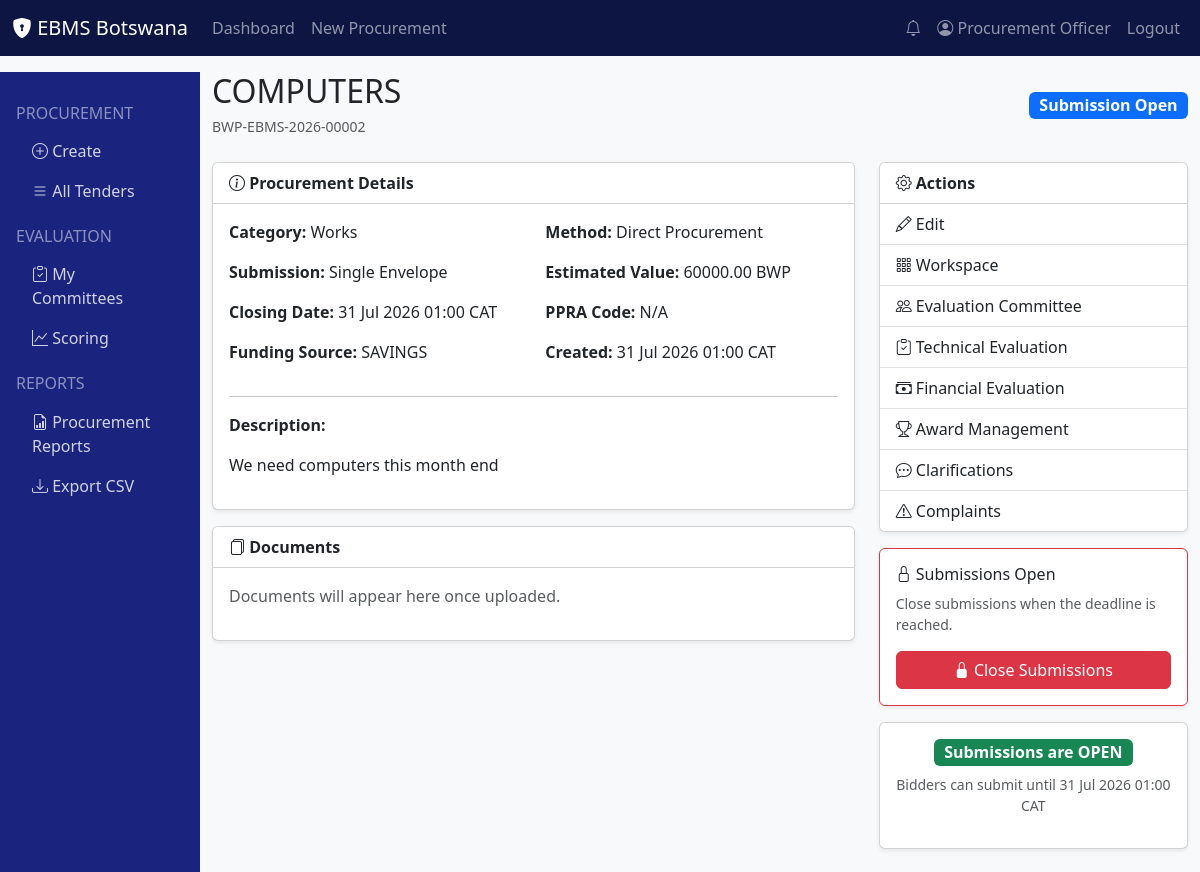
Screenshot of /procurement/2 (signed in) with the database file from the repository.
### models/user.py (models this page shows, shortened)
class User(UserMixin, db.Model):
    __tablename__ = 'users'
    id = db.Column(db.Integer, primary_key=True)
    username = db.Column(db.String(80), unique=True, nullable=False, index=True)
    email = db.Column(db.String(120), unique=True, nullable=False, index=True)
    password_hash = db.Column(db.String(256), nullable=False)
    first_name = db.Column(db.String(100), nullable=False)
    last_name = db.Column(db.String(100), nullable=False)
    phone = db.Column(db.String(20))
    department = db.Column(db.String(100))
    is_active = db.Column(db.Boolean, default=True)
    is_verified = db.Column(db.Boolean, default=False)
    mfa_enabled = db.Column(db.Boolean, default=False)
    mfa_secret = db.Column(db.String(100))
    last_login = db.Column(db.DateTime)
    last_ip = db.Column(db.String(45))
    failed_logins = db.Column(db.Integer, default=0)
    locked_until = db.Column(db.DateTime)
    created_at = db.Column(db.DateTime, default=lambda: datetime.now(pytz.timezone('Africa/Gaborone')))
    updated_at = db.Column(db.DateTime, default=lambda: datetime.now(pytz.timezone('Africa/Gaborone')),
                          onupdate=lambda: datetime.now(pytz.timezone('Africa/Gaborone')))
    role_id = db.Column(db.Integer, db.ForeignKey('roles.id'))
    role = db.relationship('Role', back_populates='users')
    procurements = db.relationship('Procurement', foreign_keys='Procurement.created_by',
                                   back_populates='created_by_user', lazy='dynamic')
    committee_memberships = db.relationship('CommitteeMember', back_populates='user', lazy='dynamic')
    audit_logs = db.relationship('AuditLog', back_populates='user', lazy='dynamic')
    notifications = db.relationship('Notification', back_populates='user', lazy='dynamic')
    def get_full_name(self):
        return f"{self.first_name} {self.last_name}"
    def has_role(self, role_name):
        return self.role and self.role.name == role_name

### models/procurement.py (models this page shows, shortened)
class Procurement(db.Model):
    __tablename__ = 'procurements'
    id = db.Column(db.Integer, primary_key=True)
    tender_number = db.Column(db.String(100), unique=True, nullable=False, index=True)
    title = db.Column(db.String(500), nullable=False)
    description = db.Column(db.Text)
    category = db.Column(db.String(50), nullable=False)
    procurement_method = db.Column(db.String(100), nullable=False)
    submission_method = db.Column(db.String(50), default='single_envelope')
    evaluation_method = db.Column(db.String(100))
    estimated_value = db.Column(db.Numeric(15, 2))
    currency = db.Column(db.String(3), default='BWP')
    funding_source = db.Column(db.String(200))
    budget_confirmed = db.Column(db.Boolean, default=False)
    ppra_code = db.Column(db.String(50))
    ppra_sub_code = db.Column(db.String(50))
    ppra_grade = db.Column(db.String(20))
    status = db.Column(db.String(50), default='draft', index=True)
    publication_date = db.Column(db.DateTime)
    closing_date = db.Column(db.DateTime, index=True)
    opening_date = db.Column(db.DateTime)
    cooling_off_end = db.Column(db.DateTime)
    validity_days = db.Column(db.Integer, default=90)
    has_lots = db.Column(db.Boolean, default=False)
    lot_count = db.Column(db.Integer, default=1)
    reservation_scheme = db.Column(db.String(100))
    preference_percentage = db.Column(db.Numeric(5, 2))
    citizen_participation_required = db.Column(db.Boolean, default=False)
    approved_by = db.Column(db.Integer, db.ForeignKey('users.id'))
    approved_at = db.Column(db.DateTime)
    approval_notes = db.Column(db.Text)
    created_by = db.Column(db.Integer, db.ForeignKey('users.id'), nullable=False)
    created_at = db.Column(db.DateTime, default=lambda: datetime.now(pytz.timezone('Africa/Gaborone')))
    updated_at = db.Column(db.DateTime, default=lambda: datetime.now(pytz.timezone('Africa/Gaborone')),
                          onupdate=lambda: datetime.now(pytz.timezone('Africa/Gaborone')))
    created_by_user = db.relationship('User', foreign_keys=[created_by], back_populates='procurements')
    approver = db.relationship('User', foreign_keys=[approved_by])
    documents = db.relationship('ProcurementDocument', back_populates='procurement', lazy='dynamic', cascade='all, delete-orphan')
    workspace = db.relationship('Workspace', back_populates='procurement', uselist=False, cascade='all, delete-orphan')
    bidders = db.relationship('Bidder', back_populates='procurement', lazy='dynamic')
    bid_submissions = db.relationship('BidSubmission', back_populates='procurement', lazy='dynamic')
    bid_openings = db.relationship('BidOpening', back_populates='procurement', lazy='dynamic')
    committees = db.relationship('EvaluationCommittee', back_populates='procurement', lazy='dynamic')
    technical_evaluations = db.relationship('TechnicalEvaluation', back_populates='procurement', lazy='dynamic')
    financial_evaluations = db.relationship('FinancialEvaluation', back_populates='procurement', lazy='dynamic')
    clarifications = db.relationship('Clarification', back_populates='procurement', lazy='dynamic')
    awards = db.relationship('Award', back_populates='procurement', lazy='dynamic')
    complaints = db.relationship('Complaint', back_populates='procurement', lazy='dynamic')
    audit_logs = db.relationship('AuditLog', back_populates='procurement', lazy='dynamic')
    notifications = db.relationship('Notification', back_populates='procurement', lazy='dynamic')

### routes/procurement.py (the view)
@bp.route('/<int:id>')
@login_required
def details(id):
    procurement = Procurement.query.get_or_404(id)
    if current_user.has_role('Bidder') and procurement.status in ['draft', 'internal_review', 'approved_for_publication']:
        abort(403)
    return render_template('procurement/details.html', procurement=procurement)

### app.py (called while the page is built)
@login_manager.user_loader
def load_user(user_id):
    from models.user import User
    return User.query.get(int(user_id))

### utils/date_validator.py (called while the page is built)
def format_botswana_time(value):
    if value is None:
        return ''
    if isinstance(value, str):
        try:
            value = datetime.fromisoformat(value)
        except:
            return value
    return value.strftime('%d %b %Y %H:%M') + ' CAT'

### templates/procurement/details.html (shortened to what this page needs)
{% extends "base.html" %}
{% block content %}
<div class="d-flex justify-content-between align-items-center mb-4">
    <div>
        <h2 class="mb-1">{{ procurement.title }}</h2>
        <small class="text-muted">{{ procurement.tender_number }}</small>
    </div>
    <span class="badge bg-{% if procurement.status == 'published' %}success{% elif procurement.status == 'draft' %}secondary{% else %}primary{% endif %} fs-6">
        {{ procurement.status.replace('_', ' ').title() }}
    </span>
</div>
<div class="row">
    <div class="col-lg-8">
        <div class="card shadow-sm mb-3">
            <div class="card-header bg-white fw-bold"><i class="bi bi-info-circle"></i> Procurement Details</div>
            <div class="card-body">
                <div class="row">
                    <div class="col-md-6"><p><strong>Category:</strong> {{ procurement.category.title() }}</p></div>
                    <div class="col-md-6"><p><strong>Method:</strong> {{ procurement.procurement_method }}</p></div>
                    <div class="col-md-6"><p><strong>Submission:</strong> {{ procurement.submission_method.replace('_', ' ').title() }}</p></div>
                    <div class="col-md-6"><p><strong>Estimated Value:</strong> {{ procurement.estimated_value or 'N/A' }} {{ procurement.currency }}</p></div>
                    <div class="col-md-6"><p><strong>Closing Date:</strong> {{ procurement.closing_date | botswana_time }}</p></div>
                    <div class="col-md-6"><p><strong>PPRA Code:</strong> {{ procurement.ppra_code or 'N/A' }}</p></div>
                    <div class="col-md-6"><p><strong>Funding Source:</strong> {{ procurement.funding_source or 'N/A' }}</p></div>
                    <div class="col-md-6"><p><strong>Created:</strong> {{ procurement.created_at | botswana_time }}</p></div>
                </div>
                <hr>
                <p><strong>Description:</strong></p>
                <p>{{ procurement.description or 'No description provided.' }}</p>
            </div>
        </div>
        <div class="card shadow-sm mb-3">
            <div class="card-header bg-white fw-bold"><i class="bi bi-files"></i> Documents</div>
            <div class="card-body">
                <p class="text-muted">Documents will appear here once uploaded.</p>
            </div>
        </div>
    </div>
    <div class="col-lg-4">
        <div class="card shadow-sm mb-3">
            <div class="card-header bg-white fw-bold"><i class="bi bi-gear"></i> Actions</div>
            <div class="list-group list-group-flush">
                {% if not current_user.has_role('Bidder') %}
                <a href="{{ url_for('procurement.edit', id=procurement.id) }}" class="list-group-item list-group-item-action"><i class="bi bi-pencil"></i> Edit</a>
                {% endif %}
                <a href="{{ url_for('procurement.workspace', id=procurement.id) }}" class="list-group-item list-group-item-action"><i class="bi bi-grid-3x3-gap"></i> Workspace</a>
                {% if not current_user.has_role('Bidder') %}
                <a href="{{ url_for('committee.view', procurement_id=procurement.id) }}" class="list-group-item list-group-item-action"><i class="bi bi-people"></i> Evaluation Committee</a>
                <a href="{{ url_for('evaluation.technical', procurement_id=procurement.id) }}" class="list-group-item list-group-item-action"><i class="bi bi-clipboard-check"></i> Technical Evaluation</a>
                <a href="{{ url_for('evaluation.financial', procurement_id=procurement.id) }}" class="list-group-item list-group-item-action"><i class="bi bi-cash-stack"></i> Financial Evaluation</a>
                <a href="{{ url_for('award.index', procurement_id=procurement.id) }}" class="list-group-item list-group-item-action"><i class="bi bi-trophy"></i> Award Management</a>
                {% endif %}
                <a href="{{ url_for('clarification.index', procurement_id=procurement.id) }}" class="list-group-item list-group-item-action"><i class="bi bi-chat-dots"></i> Clarifications</a>
                <a href="{{ url_for('complaints.index', procurement_id=procurement.id) }}" class="list-group-item list-group-item-action"><i class="bi bi-exclamation-triangle"></i> Complaints</a>
            </div>
        </div>
        {% if not current_user.has_role('Bidder') %}
        {% if procurement.status == 'submission_open' %}
        <div class="card shadow-sm mb-3 border-danger">
            <div class="card-body">
                <h6 class="card-title"><i class="bi bi-lock"></i> Submissions Open</h6>
                <p class="small text-muted">Close submissions when the deadline is reached.</p>
                <form method="POST" action="{{ url_for('procurement.close_submission', id=procurement.id) }}">
                    <button type="submit" class="btn btn-danger w-100"><i class="bi bi-lock-fill"></i> Close Submissions</button>
                </form>
            </div>
        </div>
        {% endif %}
        {% endif %}
        {% if procurement.status == 'submission_open' and not current_user.has_role('Bidder') %}
        <div class="card shadow-sm mb-3">
            <div class="card-body text-center">
                <span class="badge bg-success fs-6">Submissions are OPEN</span>
                <p class="small text-muted mt-2">Bidders can submit until {{ procurement.closing_date | botswana_time }}</p>
            </div>
        </div>
        {% endif %}
    </div>
</div>
{% endblock %}

### templates/base.html (shortened to what this page needs)
<!DOCTYPE html>
<html lang="en">
<head>
    <link href="https://cdn.jsdelivr.net/npm/bootstrap@5.3.2/dist/css/bootstrap.min.css" rel="stylesheet">
    <link rel="stylesheet" href="https://cdn.jsdelivr.net/npm/bootstrap-icons@1.11.1/font/bootstrap-icons.css">
</head>
<body class="bg-light">
    <nav class="navbar navbar-expand-lg navbar-dark" style="background: #0d1642;">
        <div class="container-fluid">
            <a class="navbar-brand" href="{{ url_for('dashboard.index') }}">
                <i class="bi bi-shield-lock-fill"></i> EBMS Botswana
            </a>
            <div class="collapse navbar-collapse">
                <ul class="navbar-nav me-auto">
                    {% if current_user.is_authenticated %}
                    <li class="nav-item"><a class="nav-link" href="{{ url_for('dashboard.index') }}">Dashboard</a></li>
                    <li class="nav-item"><a class="nav-link" href="{{ url_for('procurement.create') }}">New Procurement</a></li>
                    {% endif %}
                </ul>
                <ul class="navbar-nav">
                    {% if current_user.is_authenticated %}
                    <li class="nav-item"><a class="nav-link" href="{{ url_for('notifications.index') }}"><i class="bi bi-bell"></i></a></li>
                    <li class="nav-item"><a class="nav-link" href="{{ url_for('auth.profile') }}"><i class="bi bi-person-circle"></i> {{ current_user.get_full_name() }}</a></li>
                    <li class="nav-item"><a class="nav-link" href="{{ url_for('auth.logout') }}">Logout</a></li>
                    {% else %}
                    <li class="nav-item"><a class="nav-link" href="{{ url_for('auth.login') }}">Login</a></li>
                    <li class="nav-item"><a class="nav-link" href="{{ url_for('auth.register') }}">Register</a></li>
                    {% endif %}
                </ul>
            </div>
        </div>
    </nav>
    <div class="container-fluid mt-3">
        <div class="row">
            {% if current_user.is_authenticated %}
            <div class="col-md-2 d-none d-md-block sidebar p-3">
                {% if not current_user.has_role('Bidder') %}
                <h6 class="text-white-50 text-uppercase mt-3">Procurement</h6>
                <nav class="nav flex-column">
                    <a class="nav-link" href="{{ url_for('procurement.create') }}"><i class="bi bi-plus-circle"></i> Create</a>
                    <a class="nav-link" href="{{ url_for('procurement.list_tenders') }}"><i class="bi bi-list"></i> All Tenders</a>
                </nav>
                <h6 class="text-white-50 text-uppercase mt-3">Evaluation</h6>
                <nav class="nav flex-column">
                    <a class="nav-link" href="#"><i class="bi bi-clipboard-check"></i> My Committees</a>
                    <a class="nav-link" href="#"><i class="bi bi-graph-up"></i> Scoring</a>
                </nav>
                {% endif %}
                {% if current_user.role and current_user.role.name in ['Procurement Unit', 'Procurement Oversight Unit', 'Accounting Officer', 'System Administrator'] %}
                <h6 class="text-white-50 text-uppercase mt-3">Reports</h6>
                <nav class="nav flex-column">
                    <a class="nav-link" href="{{ url_for('procurement.list_tenders') }}"><i class="bi bi-file-earmark-bar-graph"></i> Procurement Reports</a>
                    <a class="nav-link" href="{{ url_for('reports.export_csv') }}"><i class="bi bi-download"></i> Export CSV</a>
                </nav>
                {% endif %}
            </div>
            <div class="col-md-10">
            {% else %}
            <div class="col-12">
            {% endif %}
                {% block content %}{% endblock %}
            </div>
        </div>
    </div>
</body>
</html>

### templates/base.html (style rules this page uses)
.sidebar { min-height: 100vh; background: #1a237e; }
.sidebar .nav-link { color: rgba(255,255,255,0.8); }

### rows the page displays
User: get_full_name "Procurement Officer"
Procurement: title "COMPUTERS", tender_number "BWP-EBMS-2026-00002", status.replace "Submission Open", category "Works", procurement_method "Direct Procurement", submission_method.replace "Single Envelope", estimated_value "60000.00", currency "BWP", closing_date|botswana_time "31 Jul 2026 01:00 CAT", ppra_code "N/A", funding_source "SAVINGS", created_at|botswana_time "31 Jul 2026 01:00 CAT", description "We need computers this month end"
